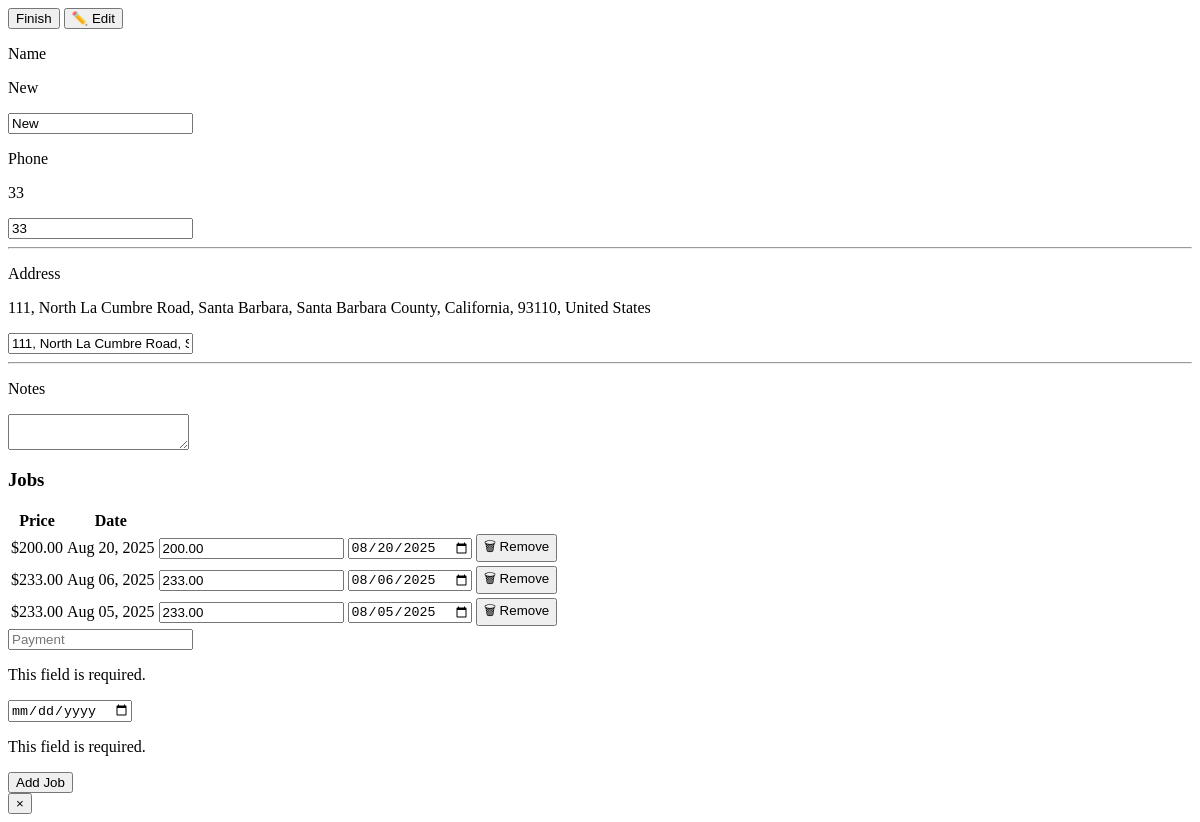
The page /clients/82/detail/ on the database as committed earlier.
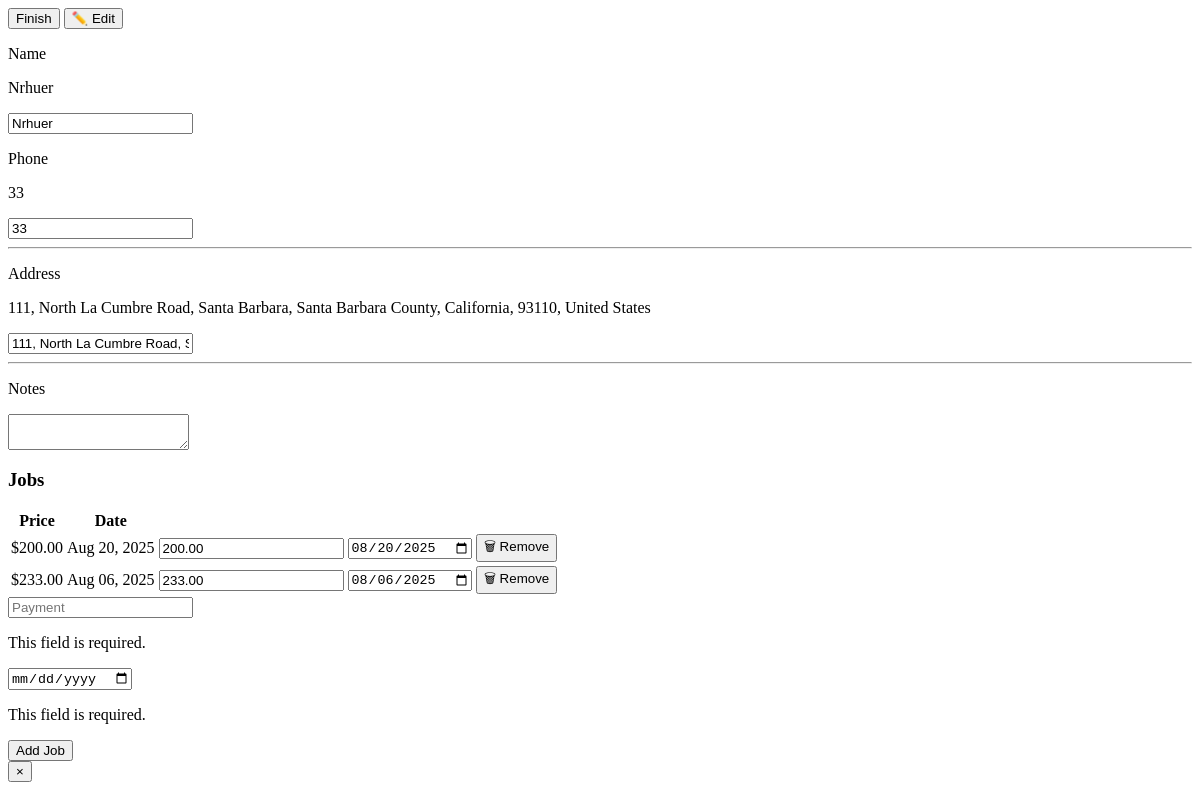
The same page on the database as committed later.
### core/models.py (models this page shows, shortened)
class Client(models.Model):
    address = models.CharField(max_length=1000)
    last_accessed = models.DateField()
    notes = models.TextField(blank=True)
    longitude = models.FloatField(default=0)
    latitude = models.FloatField(default=0)
    color = models.IntegerField(default=0)
    name = models.CharField(max_length=100, default="Null")
    phone_number = models.CharField(max_length=15, default='')

class Job(models.Model):
    payment = models.DecimalField(default=0, max_digits=8, decimal_places=2)
    client = models.ForeignKey(to=Client, on_delete=models.CASCADE, related_name="jobs")
    date = models.DateField()

### core/views.py (the view)
# urls.py: path("clients/<int:client_id>/detail/", views.client_detail_modal, name="client_detail_modal"),
def client_detail_modal(request, client_id):
    client = get_object_or_404(Client, id=client_id)
    print("\n", client.jobs, "\n")
    return render(request, "core/partials/client_detail_modal.html", {"client": client})

### core/templates/core/partials/client_detail_modal.html (shortened to what the changed rows need)
<div id="modal-body" class="relative">
  <div class="p-8 space-y-10 bg-[#181818] text-gray-200 rounded-xl shadow-2xl max-w-4xl mx-auto max-h-[90vh] overflow-hidden">
    <div class="space-y-4 bg-[#202020] border border-gray-700 rounded-lg p-6">
      <div class="grid grid-cols-1 md:grid-cols-2 gap-x-12 gap-y-4">
        <div>
          <p class="text-xs uppercase tracking-wider text-gray-400 font-semibold">Name</p>
          <p class="text-green-300 text-lg font-semibold" id="modal-client-name-display">{{ client.name }}</p>
          <input
            type="text"
            id="modal-client-name-input"
            value="{{ client.name }}"
            class="hidden w-full mt-2 px-3 py-2 bg-[#111] text-gray-100 border border-gray-700 rounded-md focus:outline-none focus:ring-2 focus:ring-green-500"
          />
        </div>
        <div>
          <p class="text-xs uppercase tracking-wider text-gray-400 font-semibold">Phone</p>
          <p class="text-gray-100 text-base font-medium" id="modal-client-phone-number-display">{{ client.phone_number }}</p>
          <input
            type="text"
            id="modal-client-phone-number-input"
            value="{{ client.phone_number }}"
            class="hidden w-full mt-2 px-3 py-2 bg-[#111] text-gray-100 border border-gray-700 rounded-md focus:outline-none focus:ring-2 focus:ring-green-500"
          />
        </div>
      </div>
      <div>
        <p class="text-xs uppercase tracking-wider text-gray-400 font-semibold">Address</p>
        <p class="text-gray-100 text-base font-medium" id="modal-client-address-display">{{ client.address }}</p>
        <input
          type="text"
          id="modal-client-address-input"
          value="{{ client.address }}"
          class="hidden w-full mt-2 px-3 py-2 bg-[#111] text-gray-100 border border-gray-700 rounded-md focus:outline-none focus:ring-2 focus:ring-green-500"
        />
      </div>
    </div>
    <div class="space-y-4">
      {% if client.jobs.all %}
        <div class="max-h-64 overflow-y-auto border border-gray-700 rounded-lg" id="jobs-modal-table">
          <table class="w-full text-left">
            <thead class="bg-[#202020] text-gray-300 sticky top-0">
              <tr>
                <th class="px-4 py-2 border-b border-gray-700">Price</th>
                <th class="px-4 py-2 border-b border-gray-700">Date</th>
                <th class="px-4 py-2 border-b border-gray-700 hidden" id="remove-job-header"></th>
              </tr>
            </thead>
            <tbody id="client-jobs-container">
              {% for job in client.jobs.all %}
                <tr class="bg-[#1c1c1c] hover:bg-[#222] transition-colors" id={{ job.id }}>
                  <td class="px-4 py-2 border-b border-gray-800 text-green-300">${{ job.payment }}</td>
                  <td class="px-4 py-2 border-b border-gray-800">{{ job.date|date:"M d, Y" }}</td>
                  <td class="px-4 py-2 border-b border-gray-800 hidden">
                    <input
                      type="number"
                      value="{{ job.payment }}"
                      class="w-full px-3 py-2 bg-[#222] text-gray-100 border border-gray-700 rounded-md focus:outline-none focus:ring-2 focus:ring-green-500"
                    />
                  </td>
                  <td class="px-4 py-2 border-b border-gray-800 hidden">
                    <input
                      type="date"
                      value="{{ job.date|date:'Y-m-d' }}"
                      class="w-full px-3 py-2 bg-[#222] text-gray-100 border border-gray-700 rounded-md focus:outline-none focus:ring-2 focus:ring-green-500"
                    />
                  </td>
                    <td class="px-4 py-2 border-b border-gray-800 hidden">
                      <button
                        class="remove-job-button px-3 py-1 text-sm text-red-400 hover:text-white border border-red-500 hover:bg-red-600 bg-[#202020] rounded-md transition duration-150"
                        title="Remove Job"
                        data-toggled="false"
                      >
                        🗑 Remove
                      </button>
                    </td>
                </tr>
              {% endfor %}
            </tbody>
          </table>
        </div>
      {% endif %}
    </div>
  </div>
</div>

Rows that differ between the two databases and show on the page:
removed Job: payment "233.00", date "Aug 05, 2025", date "08/05/2025"
changed Client: name "New" → "Nrhuer"
